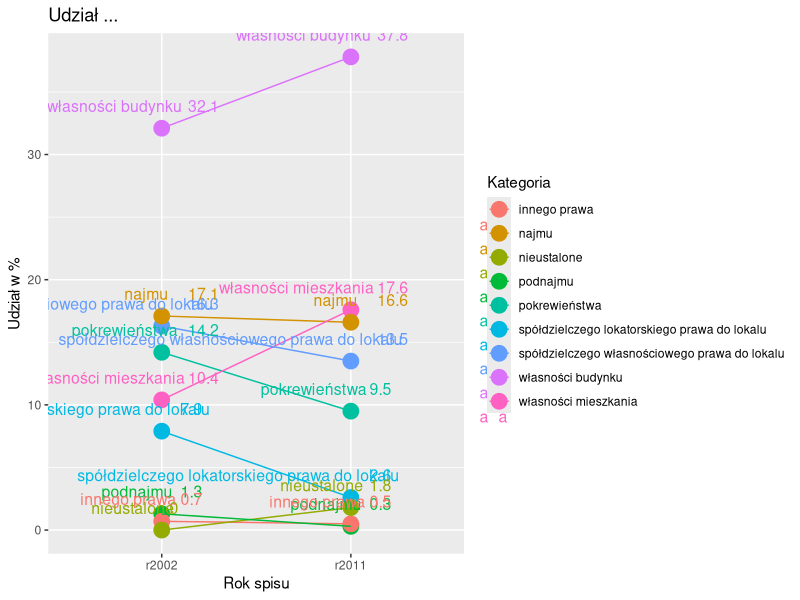

Write R code to recreate this figure.
data <- data.frame(Kategoria = c("własności budynku",
                                 "własności mieszkania",
                                 "spółdzielczego własnościowego prawa do lokalu",
                                 "spółdzielczego lokatorskiego prawa do lokalu",
                                 "najmu",
                                 "podnajmu",
                                 "pokrewieństwa",
                                 "innego prawa",
                                 "nieustalone"), 
                   r2002 = c(32.1,
                             10.4,
                             16.3,
                             7.9,
                             17.1,
                             1.3,
                             14.2,
                             0.7,
                             0), 
                   r2011 = c(37.8,
                             17.6,
                             13.5,
                             2.6,
                             16.6,
                             0.3,
                             9.5,
                             0.5,
                             1.8),
                   stringsAsFactors = FALSE)

library(ggplot2)
library(dplyr)
library(tidyr)

data_line <- data %>% gather(rok, y, r2002, r2011)


ggplot(data = data_line,
       aes(x = rok,
           y = y,
           colour = Kategoria,
           group = Kategoria,
           label = Kategoria)) +
  geom_point(size = 5) +
  geom_line() +
  xlab("Rok spisu") +
  ylab("Udział w %") +
  ggtitle("Udział ...") +
  geom_text(vjust = -1.35, hjust = 0.85, size = 4) +
  geom_text(aes(y = y, label = y), vjust = -1.35, hjust = -0.85, size = 4)